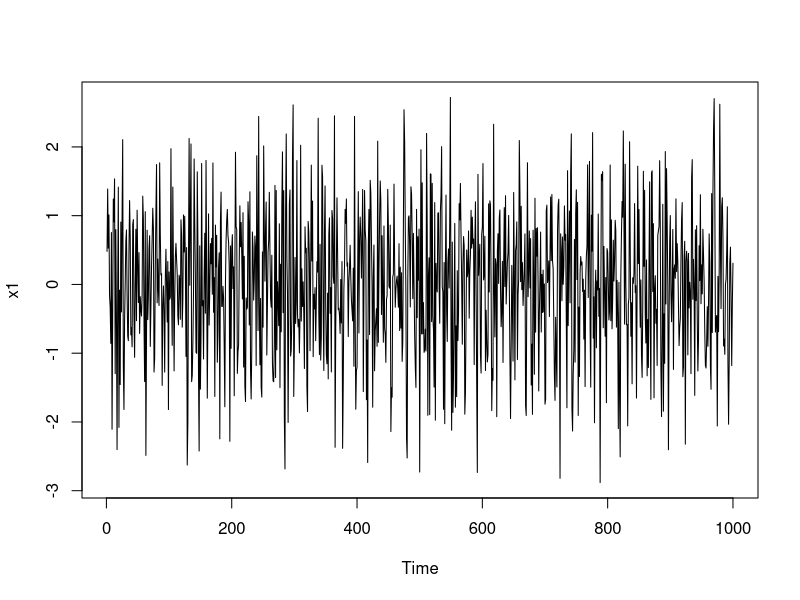
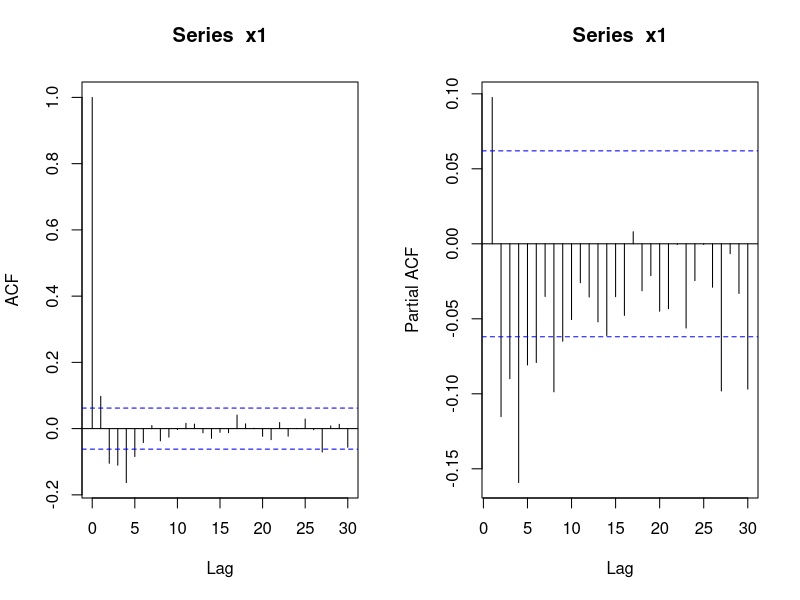
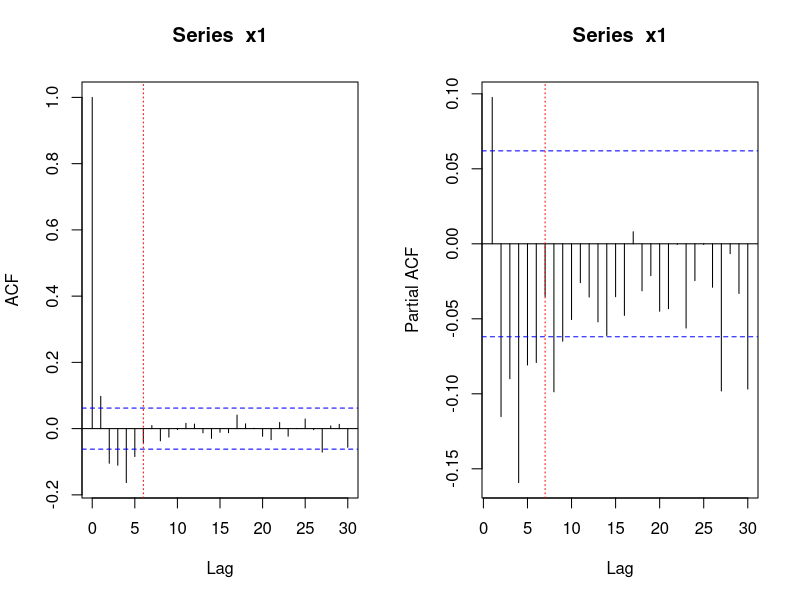

R code for these plots, in order: (Note: this script raises an error after producing the figures.)
rm(list=objects())

#### Simulation and representation

set.seed(110) # to ensure reproducible results (fix the seed of the randomness)

n = 1000
sigma = 1
eps = rnorm(n,0,sd=sigma) # innovation of our ARMA process

ar = c(1,-1/4) # AR orders
ma = c(-1) # MA orders
# Be careful: arima.sim reads the orders when the equation is written in the following way:
# X_t = phi_1*X_t-1 + phi_2*X_t-2 + ... + eps_t + theta_1*eps_t-1 + ...
x1 = arima.sim(n=n, model=list(ar=ar,ma=ma), innov=eps)
# arima.sim returns a TS object. 

plot(x1)

#### ACF and PACF

par(mfrow=c(1,2)) # 1 line, 2 columns
acf(x1)
pacf(x1)
par(mfrow=c(1,1)) # go back to only one plot per window

# Be careful: ACF starts at lag 0 (even though ACF at lag 0 is ALWAYS 1)
# and PACF at lags 1
qmax = 5 # ACF = 0 for h > 5
pmax = 6 
# PACF goes down the line at lag 7 and becomes higher only once after
# We prefer to have a smaller bound on p so that we do not try so many models afterwards
# If our models are not satisfactory, we could increase p at the end!

par(mfrow=c(1,2))
acf(x1)
abline(v=qmax+1, lty=3, col="red")
pacf(x1)
abline(v=pmax+1, lty=3, col="red")
par(mfrow=c(1,1))

#### Model selection

## Creation of the different orders without for loop

ordre = expand.grid(p=c(0:pmax), q=c(0:qmax)) 
View(ordre)
# create all pairs of potentials p and q
# matrix of size (length(q)*length(p)) x 2 = 42 x 2
ordre = cbind(ordre[,1], 0, ordre[,2]) 
# add the 0 order for differentiation in the middle, since we did not observe any trend

head(ordre)
dim(ordre)

## Fitting the different models without for loop

# arima function fits an ARIMA model to our data, given the order we gave it
model = apply(ordre, 1, arima, x=x1, method=c("ML"), SSinit=c("Rossignol2011"),
              optim.method="BFGS", include.mean=F) 
# 1 to specifiy that "apply" is by row (2 = by column)
# returns a list of 42 ARIMA models

# We can have a look at one model to understand the output of arima
model[[2]]

## Selection

aic = sapply(model, function(x) {x$aic}) # returns a list containing the 42 AIC
bic = sapply(model, function(x) {-2*x$loglik+log(x$nobs)*length(x$coef)}) # returns a list containing the 42 BIC
like = sapply(model, function(x) {-2*x$loglik}) # returns a list containing the 42 "- log likelihood"

# Understanding in details the following code is not important for the exam. 
# But interesting for those who will continue a bit with stats.
o = order(aic)
# order returns the indices corresponding to sorting the vector in ascending order
# it does not sort the vector! it gives the indices to sort it
# (if you just need to sort, you can use sort(aic) but here we will sort also
# BIC and loglikeklihood with respect to the AIC order)
# aic[o] is the sorted vector of AIC
# it allows us to sort also BIC and LogLikelihood in the AIC order
plot(aic[o], type='b', pch=20, axes=F, ylim=range(aic,like),
     xlab="(p,q) ARMA order", ylab="Criterion value")
points(like[o], col='red', pch=20, type='b')
points(bic[o], col='green', pch=20, type='b')
axis(1,c(1:length(aic)), paste(ordre[o,1], ordre[o,3]), las=2)
# we change the x axis so that the labels correspond to (p,q) and not the index in the list
axis(2)
legend("topleft", legend=c("AIC","BIC", "-LogLikelihood"), col=c("black", "green", "red"),
       pch=20)

# Chosen model by AIC
ordre.opt = ordre[which.min(aic),]
ordre.opt

# Chosen model by BIC: from the plot we know it is the same than AIC
ordre.opt = ordre[which.min(bic),]
ordre.opt

# we retrieve the model associated to the lowest AIC
model.opt = model[[which.min(aic)]] 
#model.opt = arima(x=x1, order=ordre.opt, method=c("ML"),
#                 SSinit=c("Rossignol2011"),
#                 optim.method="BFGS", include.mean=F)

model.opt
names(model.opt)

## Associated parameters

model.opt$coef # coefficients
model.opt$sigma2 # variance estimation of the innovation/noise
model.opt$var.coef # variance estimation of the estimated coefficients

#### Student test of the coefficients nullity

## pvalue of the Gaussian test (approximation of the Student test for n large)
pvalue = function(model)
{
  2*(1 - pnorm( abs(model$coef) / sqrt(diag(model$var.coef))) )
}

pvalue(model.opt)
# for each coefficient, the p-value is really below 0.05: we significantly reject 
# the null hypothesis, the hypothesis that the coefficient is in fact 0

## Higher orders

# We can test higher orders, to see if we are not missing a coefficient
# Be careful: we can not test both AR and MA higher orders, so we proceed in 2 times

model.opt_pp1 = arima(x=x1, order=ordre.opt+c(1,0,0), method=c("ML"),
                      SSinit=c("Rossignol2011"),
                      optim.method="BFGS", include.mean=F)
pvalue(model.opt_pp1)
# p-value for AR3 coefficient is 0.87: we can not reject the null hypothesis (that the 
# coefficient is null) at 5% (and even higher). It confirms the order 2 for the AR part.

model.opt_qp1 = arima(x=x1, order=ordre.opt+c(0,0,1), method=c("ML"),
                      SSinit=c("Rossignol2011"),
                      optim.method="BFGS", include.mean=F)
pvalue(model.opt_qp1)
# p-value for AR3 coefficient is 0.86: we can not reject the null hypothesis (that the 
# coefficient is null) at 5% (and even higher). It confirms the order 2 for the AR part.

## Lower orders

# Be careful: this is just an illustration for the practical session
# Our coefficient are significant according to the p-value, 
# so there is no need to look for lower orders

model.opt_pm1 = arima(x=x1, order=ordre.opt-c(1,0,0), method=c("ML"),
                      SSinit=c("Rossignol2011"),
                      optim.method="BFGS", include.mean=F)
pvalue(model.opt_pm1)

model.opt_qm1 = arima(x=x1, order=ordre.opt-c(0,0,1), method=c("ML"),
                      SSinit=c("Rossignol2011"),
                      optim.method="BFGS", include.mean=F)
pvalue(model.opt_qm1)

# Their coefficient pass the test, but it was predictable.

#### Residuals analysis

plot(model.opt$residuals, type='l', ylab="Residuals")
# Visually there is no trend and no seasonality.

par(mfrow=c(1,2))
acf(model.opt$residuals)
pacf(model.opt$residuals)
par(mfrow=c(1,1))
# No significant auto-correlations

# If the residuals are truly gaussian distributed, then their empirical quantiles
# should coincide with the theoretical guassian quantiles
qqnorm(model.opt$residuals)
qqline(model.opt$residuals, col = "steelblue", lwd = 2) # to add the x=y line
# Perfect fit of the quantiles

hist(model.opt$residuals, breaks=50, freq=F, xlab="Residuals",
     main="Histogram of the residuals")
x = seq(min(model.opt$residuals),
        max(model.opt$residuals),
        length=50)
lines(x, dnorm(x,mean(model.opt$residuals),model.opt$sigma2), col='red')
# Histogram globally coincides also with the one of the standard Gaussian distribution

#### Box-Pierce test

# In this test we do not want to reject the null hypothesis
# Indeed, the null hypothesis corresponds to the absence of residuals correlation
pvalue_BP = function(model, K)
{
  rho = acf(model$residuals, lag.max=K, plot=F)$acf[-1] # we delete the first term, always = 1
  n = model$nobs
  pval = (1-pchisq(n*sum(rho^2), df=K-length(model$coef)))
  return(pval)
}

pvalue_BP(model.opt, K=10)
pvalue_BP(model.opt, K=20)
# We do not reject H0, with a threshold of 5%
# => Residuals appear to be not correlated, according to this test
# More rigorously, we have no reason to be worried (not rejecting the test does
# not exactly mean that the hypothesis is correct, but that we do not have reason
# to suspect it is not)

# We can test ARMA(2,0) and ARMA(1,1) for the example

pvalue_BP(model.opt_pm1, K=10)
# We reject the hypothesis of non-correlated residuals at order at most 10
pvalue_BP(model.opt_qm1, K=10) 
# We reject the hypothesis of non-correlated residuals at order at most 10

# => missing significant higher orders leads to poor modelisation

#### Forecasting

x1_train = x1[1:900]
x1_test = x1[-c(1:900)]

# we fit the model only on the first 900 observations
model.opt = arima(x=x1_train, order=ordre.opt, method=c("ML"),
                  SSinit=c("Rossignol2011"),
                  optim.method="BFGS", include.mean=F)

# each point X_t is forecasted given the observations until time t-h
forecast = function(model, h)
{
  forecast = array(NA, dim=100)
  for(i in c(900:999)) # for each value to be predicted
  {
    # we apply the formulae with the fitted coefficients (of line 222)
    # but on the observed values! It is just an evaluation
    mod = arima(x=x1[1:(i-h)], order=ordre.opt, fixed=model$coef, include.mean=F)
    # i-899 because forecast is a vector of size 100, from 1 to 100
    forecast[i-899] = tail(predict(mod,n.ahead=h)$pred, 1) 
    # At each time step we predict the value h time later
  }
  return(forecast)
}

prev = forecast(model.opt, h=1) # horizon 1

plot(x1_test, type='l', xlab="Time", ylab=expression(X[1]))
lines(prev, col='red')
legend("topleft", legend=c("Observed values", "Forecasting"), lty=1,
       col=c("black","red"))

prev = lapply(c(1:10), forecast, model=model.opt)
# we make 10 forecasts: horizon 1, 2, ..., 10
# we can compare them and see the influence of the horizon

erreur = sapply(prev, function(x){mean((x-x1_test)^2)})
plot(erreur,type='b', xlab="Horizon", ylab="Mean squared error")
# the error increases with h
# it is consistent since the method is local, highly dependent on previous values
